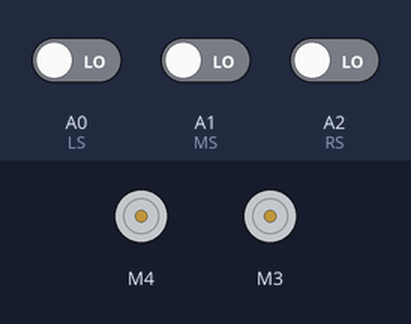
The sketch below on a simulated Arduino Uno, built with avr-gcc and run on an emulated ATmega328P. On the bench: 2 × DC motor (green arrow = forward, orange = backward, longer = faster). The test bench sets the inputs (shaded band); at power-on: A1 (MS) LOW, A0 (LS) LOW, A2 (RS) LOW.

Above: at 1.2 s.
1.3 s: A1 (MS) driven HIGH
At 2.1 s:
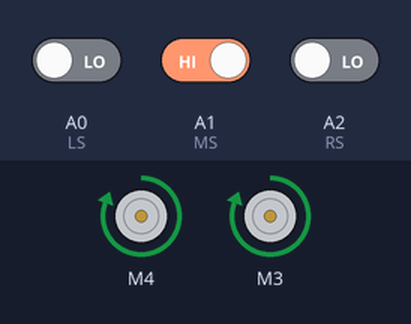
2.8 s: A0 (LS) driven HIGH
At 3.3 s:
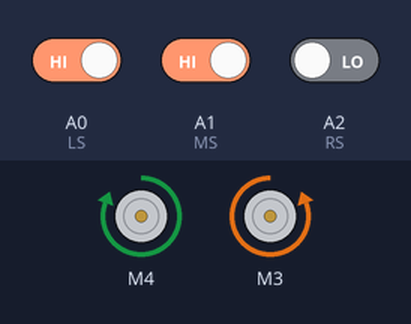
4.3 s: A0 (LS) driven LOW
At 5.5 s:
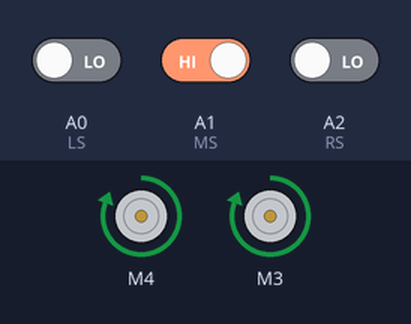
5.8 s: A2 (RS) driven HIGH
At 6.8 s:
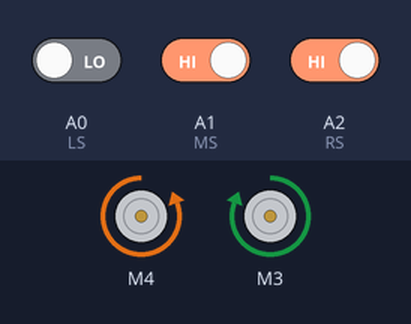
7.3 s: A2 (RS) driven LOW
At 7.9 s:
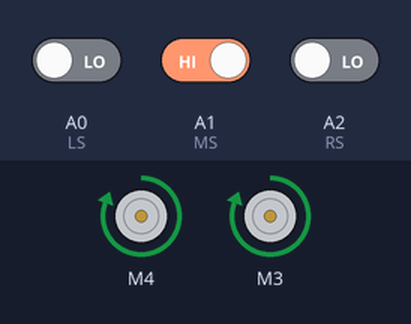
8.8 s: A0 (LS) driven HIGH and A1 (MS) driven LOW and A2 (RS) driven HIGH
At 10.2 s:
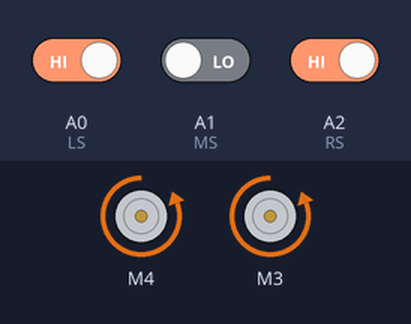
Timing chart, 0 to 11.3 s (numbered marks = the images above; inputs shaded):
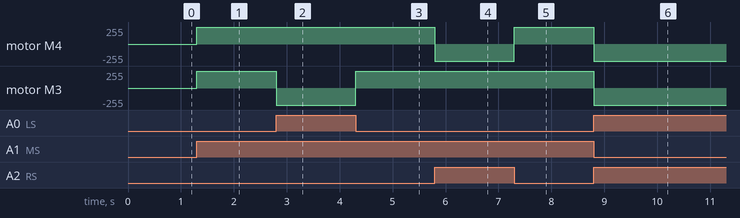

The sketch:

HAND_FOLLOWER.ino
```cpp
/*
Designed and Developed by:
 "YOUNG INNOVATORS EDUCATIONAL SERVICES PVT. LTD."


NOTE:
 YOU HAVE TO INSTALL THE AFMOTOR LIBRARY BEFORE UPLOAD THE CODE//
 GO TO SKETCH >> INCLUDE LIBRARY >> MANAGE LIBRARIES >> SEARCH FOR AFMOTOR AND INSTALL IT
 OR DOWNLOAD FROM GOOGLE
 GO TO SKETCH >> INCLUDE LIBRARY >> ADD .ZIP LIBRARY >> SELECT AF MOTOR ZIP FILE //
*/

#include <AFMotor.h>

//defining pins and variables
int LS = A0;     // Left Sensor
int MS = A1;    // Middle Sensor
int RS = A2;   // Right Sensor

//defining motors
AF_DCMotor motor1(4);
AF_DCMotor motor2(3);


void setup()
{
   pinMode(LS, INPUT);
   pinMode(MS, INPUT);
   pinMode(RS, INPUT);
}

void loop()
{
    // STOP : NO-HAND ON EITHER SIDE OF ROBOT
    if((digitalRead(RS)== 1) && (digitalRead(MS)== 1) && (digitalRead(LS)== 1))
    {
      motor1.run(RELEASE);
      motor1.setSpeed(0);
      motor2.run(RELEASE);
      motor2.setSpeed(0);
    }

   // STOP : HAND ON BOTH SIDE OF ROBOT
    if((digitalRead(RS)== 0) && (digitalRead(MS)== 0) && (digitalRead(LS)== 0))
    {
      motor1.run(RELEASE);
      motor1.setSpeed(0);
      motor2.run(RELEASE);
      motor2.setSpeed(0);
    }

     //Forward : WHEN WE KEEP OUR HAND IN-FRONT OF BOTH LS & RS
     if((digitalRead(RS)== 0) && (digitalRead(MS)== 1) && (digitalRead(LS)== 0))
     {
        motor1.run(FORWARD);
        motor1.setSpeed(255);
        motor2.run(FORWARD);
        motor2.setSpeed(255);
     }

     //Backward : WHEN WE KEEP OUR HAND ONLY IN-FRONT OF MS
     if((digitalRead(RS)== 1) && (digitalRead(MS)== 0) && (digitalRead(LS)== 1))
     {
        motor1.run(BACKWARD);
        motor1.setSpeed(255);
        motor2.run(BACKWARD);
        motor2.setSpeed(255);
     }

     //Sharp Left: WHEN WE KEEP OUR HAND IN-FRONT LS
     if((digitalRead(RS)== 1) && (digitalRead(MS)== 1) && (digitalRead(LS)== 0))
     {
        motor1.run(BACKWARD);
        motor1.setSpeed(255);
        motor2.run(FORWARD);
        motor2.setSpeed(255);
     }

     //Sharp Right: WHEN WE KEEP OUR HAND IN-FRONT RS
     if((digitalRead(RS)== 0) && (digitalRead(MS)== 1) && (digitalRead(LS)== 1))
     {
        motor1.run(FORWARD);
        motor1.setSpeed(255);
        motor2.run(BACKWARD);
        motor2.setSpeed(255);
     }
}
```

Measured:
- after the input at 1.3 s, motor M4, motor M3: stopped → forward 255/255 at once
- after the input at 2.8 s, motor M3: forward 255/255 → backward 255/255 at once
- after the input at 4.3 s, motor M3: backward 255/255 → forward 255/255 at once
- after the input at 5.8 s, motor M4: forward 255/255 → backward 255/255 at once
- after the input at 7.3 s, motor M4: backward 255/255 → forward 255/255 at once
- after the input at 8.8 s, motor M4, motor M3: forward 255/255 → backward 255/255 at once
